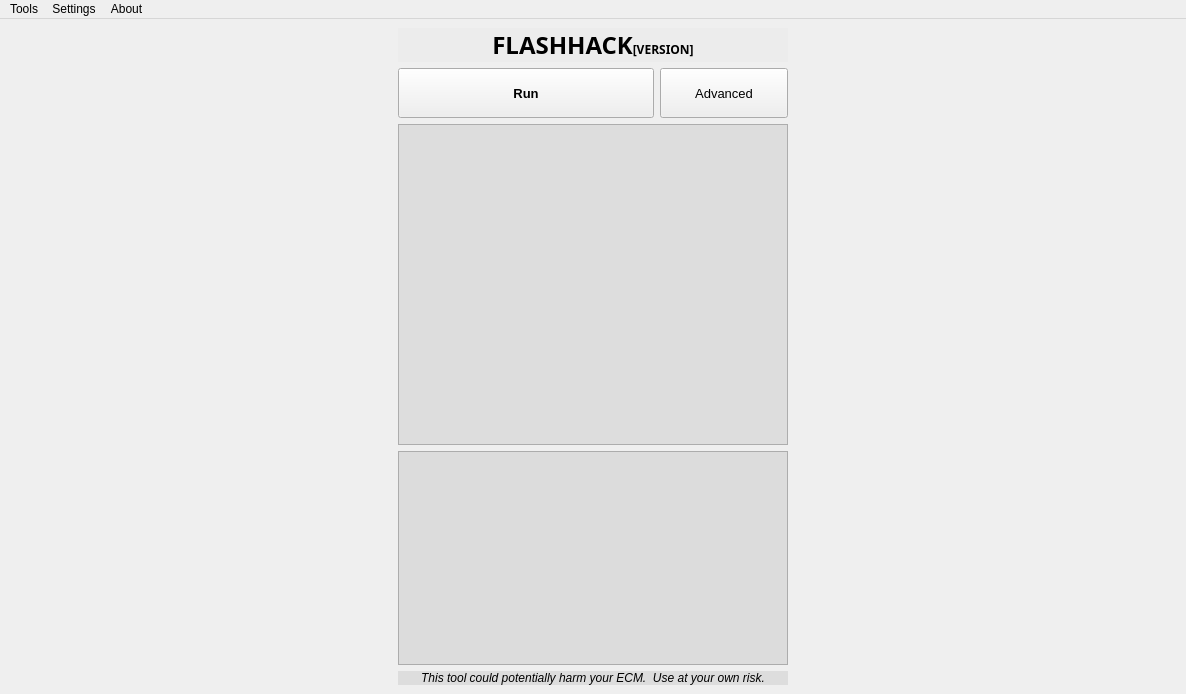
<?xml version="1.0" encoding="UTF-8"?>
<ui version="4.0">
 <class>MainWindow</class>
 <widget class="QMainWindow" name="MainWindow">
  <property name="geometry">
   <rect>
    <x>0</x>
    <y>0</y>
    <width>1186</width>
    <height>694</height>
   </rect>
  </property>
  <property name="windowTitle">
   <string>flashhack</string>
  </property>
  <property name="windowIcon">
   <iconset>
    <normalon>:/icons/app_window_black_icon&amp;16.png</normalon>
   </iconset>
  </property>
  <property name="autoFillBackground">
   <bool>false</bool>
  </property>
  <widget class="QWidget" name="centralwidget">
   <layout class="QVBoxLayout" name="verticalLayout">
    <property name="leftMargin">
     <number>0</number>
    </property>
    <property name="topMargin">
     <number>0</number>
    </property>
    <property name="rightMargin">
     <number>0</number>
    </property>
    <property name="bottomMargin">
     <number>0</number>
    </property>
    <item>
     <widget class="QStackedWidget" name="main_switcher">
      <property name="styleSheet">
       <string notr="true"/>
      </property>
      <property name="currentIndex">
       <number>0</number>
      </property>
      <widget class="QWidget" name="start_page">
       <property name="styleSheet">
        <string notr="true">QWidget#start_page {background-image: url(:/background.png);}</string>
       </property>
       <layout class="QHBoxLayout" name="horizontalLayout">
        <item>
         <spacer name="horizontalSpacer">
          <property name="orientation">
           <enum>Qt::Horizontal</enum>
          </property>
          <property name="sizeHint" stdset="0">
           <size>
            <width>382</width>
            <height>20</height>
           </size>
          </property>
         </spacer>
        </item>
        <item>
         <layout class="QVBoxLayout" name="verticalLayout_2">
          <item>
           <widget class="QLabel" name="title_text">
            <property name="font">
             <font>
              <family>Arial Black</family>
              <pointsize>9</pointsize>
             </font>
            </property>
            <property name="autoFillBackground">
             <bool>false</bool>
            </property>
            <property name="styleSheet">
             <string notr="true">background-color: rgba(235, 235, 235, 200);</string>
            </property>
            <property name="text">
             <string>&lt;html&gt;&lt;head/&gt;&lt;body&gt;&lt;p align=&quot;center&quot;&gt;&lt;span style=&quot; font-size:18pt; font-weight:600; color:#000000;&quot;&gt;FLASHHACK&lt;/span&gt;&lt;span style=&quot; font-weight:600; color:#000000;&quot;&gt;[VERSION]&lt;/span&gt;&lt;/p&gt;&lt;/body&gt;&lt;/html&gt;</string>
            </property>
            <property name="alignment">
             <set>Qt::AlignCenter</set>
            </property>
           </widget>
          </item>
          <item>
           <layout class="QHBoxLayout" name="horizontalLayout_2">
            <item>
             <widget class="QPushButton" name="start_tool_btn">
              <property name="sizePolicy">
               <sizepolicy hsizetype="Minimum" vsizetype="Fixed">
                <horstretch>2</horstretch>
                <verstretch>0</verstretch>
               </sizepolicy>
              </property>
              <property name="minimumSize">
               <size>
                <width>0</width>
                <height>50</height>
               </size>
              </property>
              <property name="font">
               <font>
                <pointsize>10</pointsize>
                <weight>75</weight>
                <bold>true</bold>
               </font>
              </property>
              <property name="toolTip">
               <string>&lt;html&gt;&lt;head/&gt;&lt;body&gt;&lt;p&gt;&lt;span style=&quot; font-weight:400;&quot;&gt;Run the selected processor above.  You could also double click it.&lt;/span&gt;&lt;/p&gt;&lt;/body&gt;&lt;/html&gt;</string>
              </property>
              <property name="text">
               <string>Run</string>
              </property>
              <property name="icon">
               <iconset>
                <normalon>:/icons/arrow_right_icon&amp;16.png</normalon>
               </iconset>
              </property>
             </widget>
            </item>
            <item>
             <widget class="QPushButton" name="advanced_btn">
              <property name="sizePolicy">
               <sizepolicy hsizetype="Minimum" vsizetype="Fixed">
                <horstretch>1</horstretch>
                <verstretch>0</verstretch>
               </sizepolicy>
              </property>
              <property name="minimumSize">
               <size>
                <width>0</width>
                <height>50</height>
               </size>
              </property>
              <property name="font">
               <font>
                <pointsize>10</pointsize>
               </font>
              </property>
              <property name="toolTip">
               <string>&lt;html&gt;&lt;head/&gt;&lt;body&gt;&lt;p&gt;Click this to show advanced, expert, experimental, and unstable modules.&lt;/p&gt;&lt;/body&gt;&lt;/html&gt;</string>
              </property>
              <property name="text">
               <string>Advanced</string>
              </property>
              <property name="icon">
               <iconset>
                <normalon>:/icons/attention_icon&amp;16.png</normalon>
               </iconset>
              </property>
              <property name="checkable">
               <bool>true</bool>
              </property>
             </widget>
            </item>
           </layout>
          </item>
          <item>
           <widget class="QListWidget" name="processor_list">
            <property name="sizePolicy">
             <sizepolicy hsizetype="Expanding" vsizetype="Expanding">
              <horstretch>0</horstretch>
              <verstretch>3</verstretch>
             </sizepolicy>
            </property>
            <property name="font">
             <font>
              <pointsize>11</pointsize>
              <weight>75</weight>
              <bold>true</bold>
             </font>
            </property>
            <property name="styleSheet">
             <string notr="true">background-color: rgba(220, 220, 220, 240);</string>
            </property>
            <property name="wordWrap">
             <bool>true</bool>
            </property>
           </widget>
          </item>
          <item>
           <widget class="QPlainTextEdit" name="processor_info">
            <property name="sizePolicy">
             <sizepolicy hsizetype="Expanding" vsizetype="Expanding">
              <horstretch>0</horstretch>
              <verstretch>2</verstretch>
             </sizepolicy>
            </property>
            <property name="font">
             <font>
              <pointsize>9</pointsize>
             </font>
            </property>
            <property name="styleSheet">
             <string notr="true">background-color: rgba(220, 220, 220, 245);</string>
            </property>
            <property name="readOnly">
             <bool>true</bool>
            </property>
           </widget>
          </item>
          <item>
           <widget class="QLabel" name="label_2">
            <property name="font">
             <font>
              <italic>true</italic>
             </font>
            </property>
            <property name="styleSheet">
             <string notr="true">background-color: rgba(220, 220, 220, 240);</string>
            </property>
            <property name="text">
             <string>This tool could potentially harm your ECM.  Use at your own risk.</string>
            </property>
            <property name="alignment">
             <set>Qt::AlignCenter</set>
            </property>
            <property name="wordWrap">
             <bool>true</bool>
            </property>
           </widget>
          </item>
         </layout>
        </item>
        <item>
         <spacer name="horizontalSpacer_2">
          <property name="orientation">
           <enum>Qt::Horizontal</enum>
          </property>
          <property name="sizeHint" stdset="0">
           <size>
            <width>382</width>
            <height>20</height>
           </size>
          </property>
         </spacer>
        </item>
       </layout>
      </widget>
     </widget>
    </item>
   </layout>
  </widget>
  <widget class="QMenuBar" name="menuBar">
   <property name="geometry">
    <rect>
     <x>0</x>
     <y>0</y>
     <width>1186</width>
     <height>26</height>
    </rect>
   </property>
   <widget class="QMenu" name="menuHardware">
    <property name="title">
     <string>Settings</string>
    </property>
    <addaction name="actionSelect_Serial_Port"/>
    <addaction name="separator"/>
    <addaction name="actionConfiguration"/>
   </widget>
   <widget class="QMenu" name="menuBin_Tools">
    <property name="title">
     <string>Tools</string>
    </property>
    <addaction name="actionChange_ECM_Type"/>
    <addaction name="separator"/>
    <addaction name="actionEE_Bin_Converter"/>
   </widget>
   <widget class="QMenu" name="menuAbout_Help">
    <property name="title">
     <string>About</string>
    </property>
    <widget class="QMenu" name="menuSpecial_thanks_to_kur4o">
     <property name="title">
      <string>Special thanks to:</string>
     </property>
     <addaction name="separator"/>
     <addaction name="actionkur4o"/>
     <addaction name="actionspfautsch"/>
    </widget>
    <addaction name="actionWritten_by_Steve_Haslin_resfilter_resfilter_net"/>
    <addaction name="actionDonate_Beer_Money"/>
    <addaction name="menuSpecial_thanks_to_kur4o"/>
    <addaction name="separator"/>
    <addaction name="actionfbodytech_com"/>
    <addaction name="actiongearhead_efi_org"/>
    <addaction name="separator"/>
   </widget>
   <addaction name="menuBin_Tools"/>
   <addaction name="menuHardware"/>
   <addaction name="menuAbout_Help"/>
  </widget>
  <action name="actionSelect_Serial_Port">
   <property name="icon">
    <iconset>
     <normalon>:/icons/network_icon&amp;16.png</normalon>
    </iconset>
   </property>
   <property name="text">
    <string>Select ALDL Interface...</string>
   </property>
  </action>
  <action name="actionEE_Bin_Converter">
   <property name="icon">
    <iconset>
     <normalon>:/icons/wrench_icon&amp;16.png</normalon>
    </iconset>
   </property>
   <property name="text">
    <string>EE Bin Converter</string>
   </property>
  </action>
  <action name="actionWritten_by_Steve_Haslin_resfilter_resfilter_net">
   <property name="icon">
    <iconset>
     <normalon>:/icons/pencil_icon&amp;16.png</normalon>
    </iconset>
   </property>
   <property name="text">
    <string>Written by Steve Haslin resfilter@resfilter.net</string>
   </property>
  </action>
  <action name="actionfbodytech_com">
   <property name="icon">
    <iconset>
     <normalon>:/icons/link_icon&amp;16.png</normalon>
    </iconset>
   </property>
   <property name="text">
    <string>fbodytech.com</string>
   </property>
  </action>
  <action name="actiongearhead_efi_org">
   <property name="icon">
    <iconset>
     <normalon>:/icons/link_icon&amp;16.png</normalon>
    </iconset>
   </property>
   <property name="text">
    <string>gearhead-efi.org</string>
   </property>
  </action>
  <action name="actionDonate_Beer_Money">
   <property name="icon">
    <iconset>
     <normalon>:/icons/cur_dollar_icon&amp;16.png</normalon>
    </iconset>
   </property>
   <property name="text">
    <string>Donate Beer Money (Paypal)</string>
   </property>
  </action>
  <action name="actionNo_warranty_or_garuntees_are_made_about_this_crazy_homemade_software">
   <property name="text">
    <string>No warranty or garuntees are made about this crazy homemade software.</string>
   </property>
  </action>
  <action name="actionConfiguration">
   <property name="icon">
    <iconset>
     <normalon>:/icons/cog_icon&amp;16.png</normalon>
    </iconset>
   </property>
   <property name="text">
    <string>Configuration...</string>
   </property>
  </action>
  <action name="actionChange_ECM_Type">
   <property name="icon">
    <iconset>
     <normalon>:/icons/arrow_two_head_icon&amp;16.png</normalon>
    </iconset>
   </property>
   <property name="text">
    <string>Select Tool (Main Menu)</string>
   </property>
  </action>
  <action name="actionTest_Interface">
   <property name="icon">
    <iconset>
     <normalon>:/icons/bug_icon&amp;16.png</normalon>
    </iconset>
   </property>
   <property name="text">
    <string>Test ALDL Interface...</string>
   </property>
  </action>
  <action name="actionkur4o">
   <property name="text">
    <string>kur4o</string>
   </property>
  </action>
  <action name="actionspfautsch">
   <property name="text">
    <string>spfautsch</string>
   </property>
  </action>
 </widget>
 <resources/>
 <connections/>
</ui>
